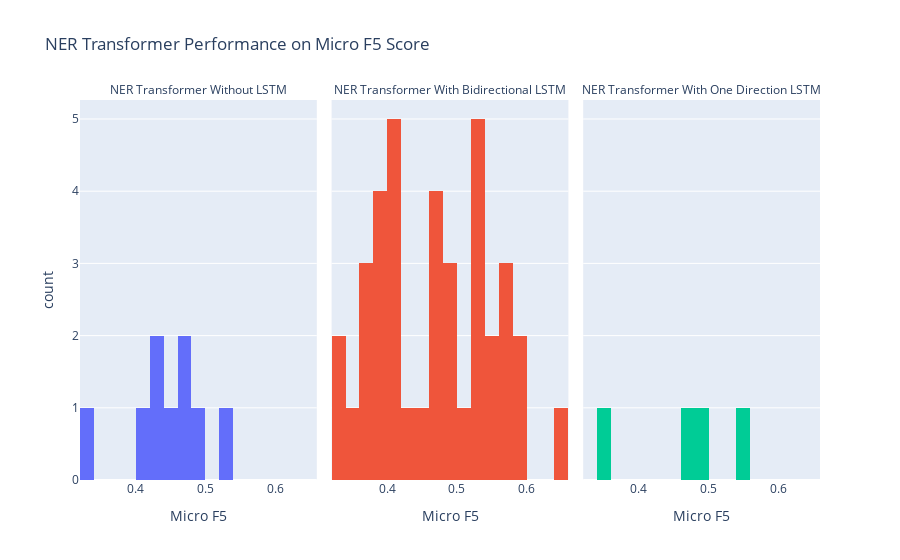

Write notebook code for a chart like this one.
### Markdown cell above
In the first round, the models tested with and without the LSTM layers had overlaps in performance depending on the parameters used and batch size of the test datasets. Bidirectional LSTM was tested most extensively. We were able to find instances where the bidirectional LSTM outperformed models without an LSTM on the micro F5 score, but there were also instances where bidirectional LSTM performed worse.

### Code cell
fig = px.histogram(records, x='Micro F5',
                     color = 'Model Description',
                     facet_col = 'Model Description',
                     title = 'NER Transformer Performance on Micro F5 Score',
                     nbins = 30)
fig.for_each_annotation(lambda a: a.update(text=a.text.split("=")[-1]))
fig.update_layout(showlegend = False)
fig.show()

### Figure 1 — Plotly figure (JSON) as saved in the notebook; plotly's stock layout.template omitted (floating-point values rounded to 4 significant figures)
{"data": [{"alignmentgroup": "True", "bingroup": "x", "hovertemplate": "Model Description=NER Transformer Without LSTM<br>Micro F5=%{x}<br>count=%{y}<extra></extra>", "legendgroup": "NER Transformer Without LSTM", "marker": {"color": "#636efa", "pattern": {"shape": ""}}, "name": "NER Transformer Without LSTM", "nbinsx": 30, "offsetgroup": "NER Transformer Without LSTM", "orientation": "v", "showlegend": true, "type": "histogram", "x": [0.3249, 0.5387, 0.4945, 0.4092, 0.4248, 0.4338, 0.4665, 0.4464, 0.4667], "xaxis": "x", "yaxis": "y"}, {"alignmentgroup": "True", "bingroup": "x", "hovertemplate": "Model Description=NER Transformer With Bidirectional LSTM<br>Micro F5=%{x}<br>count=%{y}<extra></extra>", "legendgroup": "NER Transformer With Bidirectional LSTM", "marker": {"color": "#EF553B", "pattern": {"shape": ""}}, "name": "NER Transformer With Bidirectional LSTM", "nbinsx": 30, "offsetgroup": "NER Transformer With Bidirectional LSTM", "orientation": "v", "showlegend": true, "type": "histogram", "x": [0.3966, 0.3736, 0.4085, 0.5628, 0.4612, 0.4141, 0.4763, 0.3489, 0.3219, 0.3244, 0.5914, 0.4961, 0.4836, 0.3915, 0.3797, 0.402, 0.5234, 0.3984, 0.5778, 0.511, 0.524, 0.6568, 0.4286, 0.5325, 0.4152, 0.5336, 0.412, 0.5378, 0.3827, 0.5806, 0.481, 0.4652, 0.44, 0.3779, 0.5478, 0.4726, 0.5498, 0.5737], "xaxis": "x2", "yaxis": "y2"}, {"alignmentgroup": "True", "bingroup": "x", "hovertemplate": "Model Description=NER Transformer With One Direction LSTM<br>Micro F5=%{x}<br>count=%{y}<extra></extra>", "legendgroup": "NER Transformer With One Direction LSTM", "marker": {"color": "#00cc96", "pattern": {"shape": ""}}, "name": "NER Transformer With One Direction LSTM", "nbinsx": 30, "offsetgroup": "NER Transformer With One Direction LSTM", "orientation": "v", "showlegend": true, "type": "histogram", "x": [0.5565, 0.4962, 0.477, 0.3504], "xaxis": "x3", "yaxis": "y3"}], "layout": {"annotations": [{"font": {}, "showarrow": false, "text": "NER Transformer Without LSTM", "x": 0.16, "xanchor": "center", "xref": "paper", "y": 1, "yanchor": "bottom", "yref": "paper"}, {"font": {}, "showarrow": false, "text": "NER Transformer With Bidirectional LSTM", "x": 0.5, "xanchor": "center", "xref": "paper", "y": 1, "yanchor": "bottom", "yref": "paper"}, {"font": {}, "showarrow": false, "text": "NER Transformer With One Direction LSTM", "x": 0.84, "xanchor": "center", "xref": "paper", "y": 1, "yanchor": "bottom", "yref": "paper"}], "autosize": true, "barmode": "relative", "legend": {"title": {"text": "Model Description"}, "tracegroupgap": 0}, "showlegend": false, "title": {"text": "NER Transformer Performance on Micro F5 Score"}, "xaxis": {"anchor": "y", "autorange": true, "domain": [0, 0.32], "range": [0.32, 0.66], "title": {"text": "Micro F5"}, "type": "linear"}, "xaxis2": {"anchor": "y2", "autorange": true, "domain": [0.34, 0.66], "matches": "x", "range": [0.32, 0.66], "title": {"text": "Micro F5"}, "type": "linear"}, "xaxis3": {"anchor": "y3", "autorange": true, "domain": [0.68, 1.0], "matches": "x", "range": [0.32, 0.66], "title": {"text": "Micro F5"}, "type": "linear"}, "yaxis": {"anchor": "x", "autorange": true, "domain": [0, 1], "range": [0, 5.263], "title": {"text": "count"}}, "yaxis2": {"anchor": "x2", "autorange": true, "domain": [0, 1], "matches": "y", "range": [0, 5.263], "showticklabels": false}, "yaxis3": {"anchor": "x3", "autorange": true, "domain": [0, 1], "matches": "y", "range": [0, 5.263], "showticklabels": false}}}
